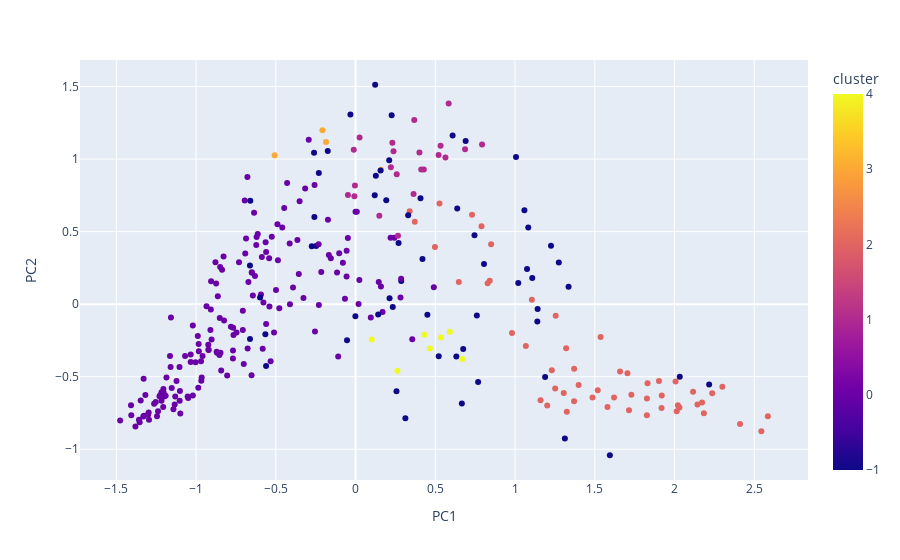

Notebook cell for this chart:
### Code cell
# With PC3, best values are eps:1.6 and min 4
DBSCANplot(features_pca, .5,5)

### Figure 1 — Plotly figure (JSON) as saved in the notebook; plotly's stock layout.template omitted (floating-point values rounded to 4 significant figures; data arrays with more than 128 entries replaced by an {"elided": "..."} marker saying what was removed)
{"data": [{"hovertemplate": "PC1=%{x}<br>PC2=%{y}<br>cluster=%{marker.color}<extra></extra>", "legendgroup": "", "marker": {"color": {"elided": "306 int values"}, "coloraxis": "coloraxis", "symbol": "circle"}, "mode": "markers", "name": "", "orientation": "v", "showlegend": false, "type": "scatter", "x": {"elided": "306 float values"}, "xaxis": "x", "y": {"elided": "306 float values"}, "yaxis": "y"}], "layout": {"coloraxis": {"colorbar": {"title": {"text": "cluster"}}, "colorscale": [[0, "#0d0887"], [0.1111, "#46039f"], [0.2222, "#7201a8"], [0.3333, "#9c179e"], [0.4444, "#bd3786"], [0.5556, "#d8576b"], [0.6667, "#ed7953"], [0.7778, "#fb9f3a"], [0.8889, "#fdca26"], [1, "#f0f921"]]}, "legend": {"tracegroupgap": 0}, "margin": {"t": 60}, "xaxis": {"anchor": "y", "domain": [0, 1], "title": {"text": "PC1"}}, "yaxis": {"anchor": "x", "domain": [0, 1], "title": {"text": "PC2"}}}}
